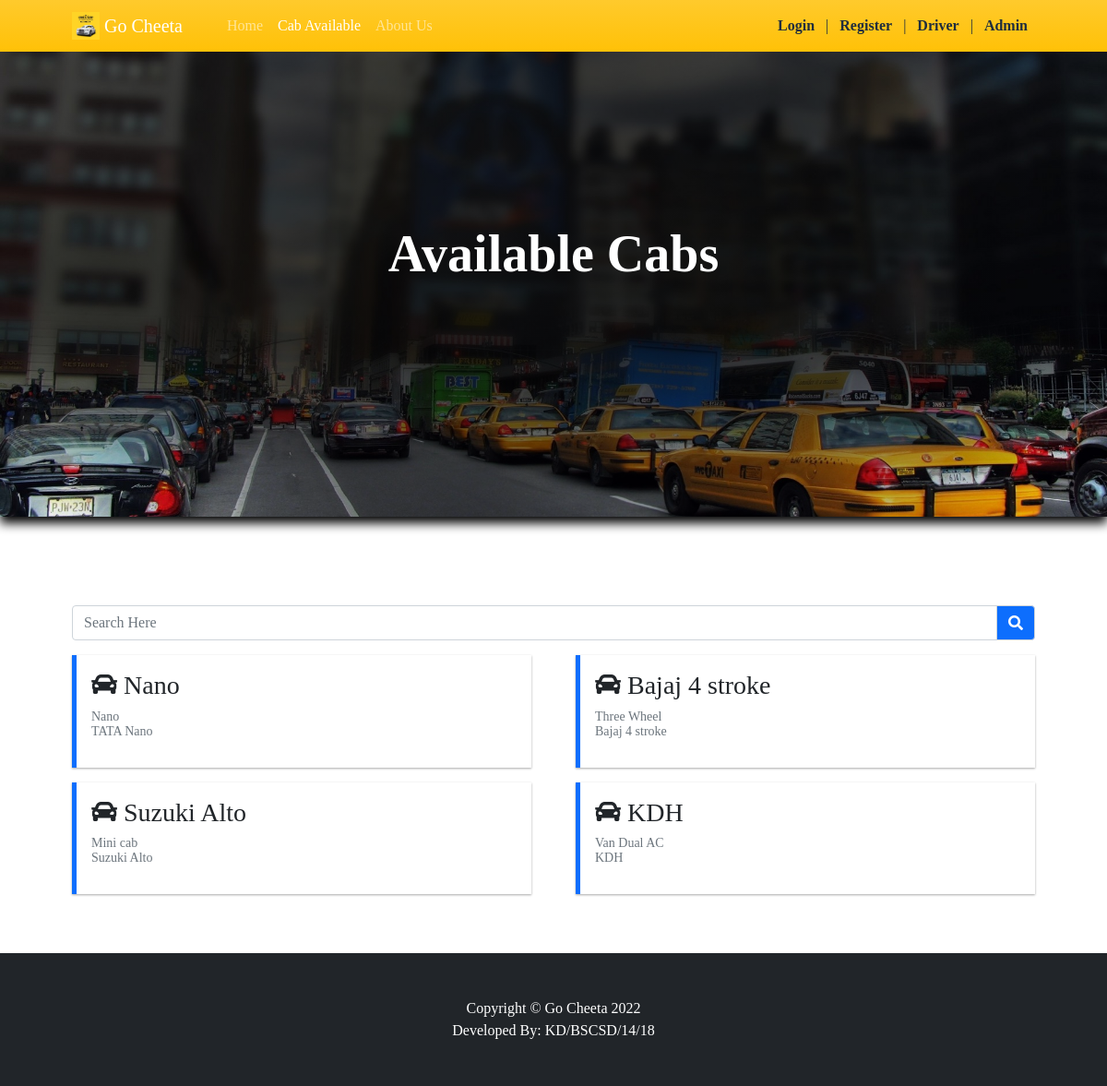
/?p=cab_available, run on the app's committed database.
### tables this page shows
CREATE TABLE `cab_list` (
  `id` int(30) NOT NULL,
  `reg_code` varchar(100) NOT NULL,
  `category_id` int(30) NOT NULL,
  `cab_reg_no` varchar(200) NOT NULL,
  `body_no` varchar(100) NOT NULL,
  `cab_model` text NOT NULL,
  `cab_driver` text NOT NULL,
  `driver_contact` text NOT NULL,
  `driver_address` text NOT NULL,
  `password` text NOT NULL,
  `image_path` text DEFAULT NULL,
  `status` tinyint(1) NOT NULL DEFAULT 1,
  `delete_flag` tinyint(1) NOT NULL DEFAULT 0,
  `date_created` datetime NOT NULL DEFAULT current_timestamp(),
  `date_updated` datetime DEFAULT NULL ON UPDATE current_timestamp()
);

CREATE TABLE `category_list` (
  `id` int(30) NOT NULL,
  `name` text NOT NULL,
  `description` text NOT NULL,
  `delete_flag` tinyint(1) NOT NULL DEFAULT 0,
  `status` tinyint(1) NOT NULL DEFAULT 1,
  `date_created` datetime NOT NULL DEFAULT current_timestamp(),
  `date_updated` datetime DEFAULT NULL ON UPDATE current_timestamp()
);

### classes/DBConnection.php (called while the page is built, shortened)
<?php
class DBConnection{
    private $host = DB_SERVER;
    private $username = DB_USERNAME;
    private $password = DB_PASSWORD;
    private $database = DB_NAME;
    public $conn;
    public function __construct(){
        if (!isset($this->conn)) {
            $this->conn = new mysqli($this->host, $this->username, $this->password, $this->database);
        }
    }
}
?>

### classes/SystemSettings.php (called while the page is built, shortened)
<?php
class SystemSettings extends DBConnection{
	function userdata($field = ''){
		if(!empty($field)){
			if(isset($_SESSION['userdata'][$field]))
				return $_SESSION['userdata'][$field];
			else
				return null;
		}else{
			return false;
		}
	}
	function info($field=''){
		if(!empty($field)){
			if(isset($_SESSION['system_info'][$field]))
				return $_SESSION['system_info'][$field];
			else
				return false;
		}else{
			return false;
		}
	}
}
$_settings = new SystemSettings();
?>

### config.php (called while the page is built, shortened)
<?php
require_once('classes/DBConnection.php');
require_once('classes/SystemSettings.php');
function validate_image($file){
    $file = explode("?",$file)[0];
	if(!empty($file)){
		if(is_file(base_app.$file)){
			return base_url.$file;
		}else{
			return base_url.'dist/img/no-image-available.png';
		}
	}else{
		return base_url.'dist/img/no-image-available.png';
	}
}
?>

### cab_available.php (the view, shortened to what this page needs)
 <header class="bg-dark py-5" id="main-header">
    <div class="container h-100 d-flex align-items-center justify-content-center w-100">
        <div class="text-center text-white w-100">
            <h1 class="display-4 fw-bolder">Available Cabs</h1>
        </div>
    </div>
</header>
<section class="py-5">
    <div class="container px-4 px-lg-5 mt-5">
        <div class="row">
            <div class="col-md-12">
                <div class="form-group">
                <div class="input-group mb-3">
                    <input type="search" id="search" class="form-control" placeholder="Search Here" aria-label="Search Here" aria-describedby="basic-addon2">
                    <div class="input-group-append">
                        <span class="input-group-text bg-primary" id="basic-addon2"><i class="fa fa-search"></i></span>
                    </div>
                </div>
                </div>
                <div class="row gx-4 gx-lg-5 row-cols-1 row-cols-sm-1 row-cols-md-2 row-cols-xl-2" id="cab_list">
                    <?php
                    $cabs = $conn->query("SELECT c.*, cc.name as category FROM `cab_list` c inner join category_list cc on c.category_id = cc.id where c.delete_flag = 0 and c.id not in (SELECT cab_id FROM `booking_list` where `status` in (0,1,2)) order by c.`reg_code`");
                    while($row= $cabs->fetch_assoc()):
                    ?>
                    <a class="col item text-decoration-none text-dark book_cab" href="javascript:void(0)" data-id="<?php echo $row['id'] ?>" data-bodyno="<?php echo $row['body_no'] ?>">
                        <div class="callout callout-primary border-primary rounded-0">
                            <dl>
                                <dt class="h3"><i class="fa fa-car"></i> <?php echo $row['body_no'] ?></dt>
                                <dd class="truncate-3 text-muted lh-1">
                                    <small><?php echo $row['category'] ?></small><br>
                                    <small><?php echo $row['cab_model'] ?></small>
                                </dd>
                            </dl>
                        </div>
                    </a>
                    <?php endwhile; ?>
                </div>
            </div>
        </div>
    </div>
</section>

### index.php (shortened to what this page needs)
<?php require_once('config.php'); ?>
<!DOCTYPE html>
<html lang="en">
<?php require_once('inc/header.php') ?>
<body>
<?php $page = isset($_GET['p']) ? $_GET['p'] : 'home';  ?>
<?php require_once('inc/topBarNav.php') ?>
<?php
    if(!file_exists($page.".php") && !is_dir($page)){
        include '404.html';
    }else{
      if(is_dir($page))
        include $page.'/index.php';
      else
        include $page.'.php';
    }
?>
<?php require_once('inc/footer.php') ?>
</body>
</html>

### inc/header.php (shortened to what this page needs)
<head>
    <link rel="stylesheet" href="<?php echo base_url ?>plugins/fontawesome-free/css/all.min.css">
    <link rel="stylesheet" href="<?php echo base_url ?>plugins/tempusdominus-bootstrap-4/css/tempusdominus-bootstrap-4.min.css">
  <link rel="stylesheet" href="<?php echo base_url ?>plugins/datatables-bs4/css/dataTables.bootstrap4.min.css">
  <link rel="stylesheet" href="<?php echo base_url ?>plugins/datatables-responsive/css/responsive.bootstrap4.min.css">
  <link rel="stylesheet" href="<?php echo base_url ?>plugins/datatables-buttons/css/buttons.bootstrap4.min.css">
  <link rel="stylesheet" href="<?php echo base_url ?>plugins/select2/css/select2.min.css">
  <link rel="stylesheet" href="<?php echo base_url ?>plugins/select2-bootstrap4-theme/select2-bootstrap4.min.css">
    <link rel="stylesheet" href="<?php echo base_url ?>plugins/icheck-bootstrap/icheck-bootstrap.min.css">
    <link rel="stylesheet" href="<?php echo base_url ?>plugins/jqvmap/jqvmap.min.css">
    <link rel="stylesheet" href="<?php echo base_url ?>dist/css/adminlte.css">
    <link rel="stylesheet" href="<?php echo base_url ?>dist/css/custom.css">
    <link rel="stylesheet" href="<?php echo base_url ?>assets/css/styles.css">
    <link rel="stylesheet" href="<?php echo base_url ?>plugins/overlayScrollbars/css/OverlayScrollbars.min.css">
    <link rel="stylesheet" href="<?php echo base_url ?>plugins/daterangepicker/daterangepicker.css">
    <link rel="stylesheet" href="<?php echo base_url ?>plugins/summernote/summernote-bs4.min.css">
  <link rel="stylesheet" href="<?php echo base_url ?>plugins/sweetalert2-theme-bootstrap-4/bootstrap-4.min.css">
  </head>

### inc/topBarNav.php (shortened to what this page needs)
<nav class="navbar navbar-expand-lg navbar-light bg-gradient-warning fixed-top" id="topNavBar">
            <div class="container px-4 px-lg-5 ">
                <a class="navbar-brand" href="./">
                <img src="<?php echo validate_image($_settings->info('logo')) ?>" width="30" height="30" class="d-inline-block align-top" alt="" loading="lazy">
                <?php echo $_settings->info('short_name') ?>
                </a>
                <div class="collapse navbar-collapse" id="navbarSupportedContent">
                    <ul class="navbar-nav me-auto mb-2 mb-lg-0 ms-lg-4">
                        <li class="nav-item"><a class="nav-link <?= isset($page) && $page == 'home'? "active" : '' ?>" aria-current="page" href="./">Home</a></li>
                        <li class="nav-item"><a class="nav-link <?= isset($page) && $page == 'cab_available'? "active" : '' ?>" href="./?p=cab_available">Cab Available</a></li>
                        <li class="nav-item"><a class="nav-link <?= isset($page) && $page == 'about'? "active" : '' ?>" href="./?p=about">About Us</a></li>
                    </ul>
                </div>
                <div>
                  <?php if($_settings->userdata('id') > 0 && $_settings->userdata('login_type') == 2): ?>
                    <div class="d-flex align-items-end">
                      <div class="navbar-nav nav-item dropdown">
                        <a class="nav-link dropdown-toggle" href="#" id="navbarDropdownMenuLink" role="button" data-toggle="dropdown" aria-haspopup="true" aria-expanded="false">
                          <span><img src="<?= validate_image($_settings->userdata('image_path')) ?>" alt="user_avatar" id="user_avatar" class="img-fluid img-thumbnail rounded-circle border-dark"></span> Howdy, <?= $_settings->userdata('email') ?>
                        </a>
                        <div class="dropdown-menu" aria-labelledby="navbarDropdownMenuLink">
                          <a class="dropdown-item" href="./?p=booking_list">My Bookings</a>
                          <a class="dropdown-item" href="./?p=manage_account">Manage Account</a>
                          <a class="dropdown-item" href="./classes/Login.php?f=logout_client">Logout</a>
                        </div>
                      </div>
                    </div>
                  <?php else: ?>
                    <a href="./login.php" class="text-reset text-decoration-none mx-2"><b>Login</b></a> |
                    <a href="./register.php" class="text-reset text-decoration-none mx-2"><b>Register</b></a> |
                    <a href="./driver/login.php" class="text-reset text-decoration-none mx-2"><b>Driver</b></a> |
                    <a href="./admin/login.php" class="text-reset text-decoration-none mx-2"><b>Admin</b></a>
                  <?php endif; ?>
                </div>
            </div>
        </nav>

### inc/footer.php (shortened to what this page needs)
<footer class="py-5 bg-dark">
            <div class="container">
              <p class="m-0 text-center text-white">Copyright &copy; <?php echo $_settings->info('short_name') ?> 2022</p>
              <p class="m-0 text-center text-white">Developed By: <a>KD/BSCSD/14/18</a></p>
          </div>
        </footer>

### data on the page
cab_list: body_no "Nano", category.name "Nano", cab_model "TATA Nano"
cab_list: body_no "Bajaj 4 stroke", category.name "Three Wheel", cab_model "Bajaj 4 stroke"
cab_list: body_no "Suzuki Alto", category.name "Mini cab", cab_model "Suzuki Alto"
cab_list: body_no "KDH", category.name "Van Dual AC", cab_model "KDH"

### other printed values
$_settings->info('short_name') "Go Cheeta"
